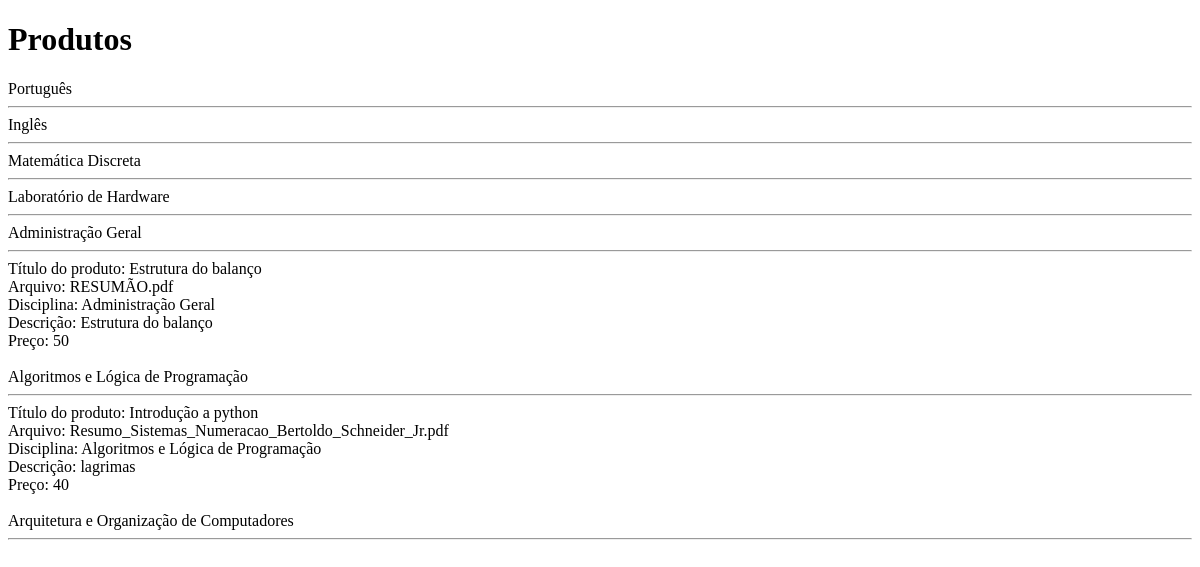
Before: /src/carousel/add-product/add-product/index.php with the older database file.
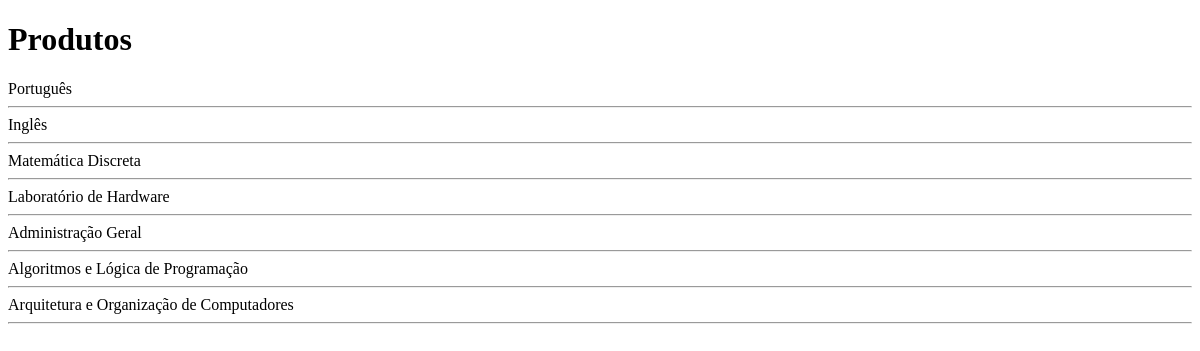
After: the same page with the newer database file.
### tables this page shows
CREATE TABLE `arquivos` (
  `id` int(11) NOT NULL,
  `nome_arquivo` varchar(100) NOT NULL,
  `caminho` varchar(255) NOT NULL,
  `disciplina` varchar(100) NOT NULL,
  `descricao` text NOT NULL,
  `extensao_arquivo` varchar(5) NOT NULL,
  `titulo_produto` varchar(250) NOT NULL,
  `preco` varchar(100) NOT NULL
);

### src/carousel/add-product/add-product/index.php (the view, shortened to what this page needs)
<?php
include_once("conexao.php");
?>
<!DOCTYPE html>
<html lang="pt-br">
	<head>
	</head>
		<h1>Produtos</h1>
		<?php
		echo "Português <br> <hr>";
		echo "Inglês <br> <hr>";
		echo "Matemática Discreta <br> <hr>";
		echo "Laboratório de Hardware <br> <hr>";
		echo "Administração Geral <br> <hr>";
		$result_usuarios = "SELECT * FROM arquivos WHERE disciplina = 'Administração Geral'";
		$resultado_usuarios = mysqli_query($conexao, $result_usuarios);
		while($row_usuario = mysqli_fetch_assoc($resultado_usuarios)){
			echo "Título do produto: " . $row_usuario['titulo_produto'] . "<br>";
			echo "Arquivo: " . $row_usuario['nome_arquivo'] . "<br>";
			echo "Disciplina: " . $row_usuario['disciplina'] . "<br>";
			echo "Descrição: " . $row_usuario['descricao'] . "<br>";
			echo "Preço: " . $row_usuario['preco'] . "<br> <br>";
		}
		echo "Algoritmos e Lógica de Programação <br> <hr>";
		$result_usuarios = "SELECT * FROM arquivos WHERE disciplina = 'Algoritmos e Lógica de Programação'";
		$resultado_usuarios = mysqli_query($conexao, $result_usuarios);
		while($row_usuario = mysqli_fetch_assoc($resultado_usuarios)){
			echo "Título do produto: " . $row_usuario['titulo_produto'] . "<br>";
			echo "Arquivo: " . $row_usuario['nome_arquivo'] . "<br>";
			echo "Disciplina: " . $row_usuario['disciplina'] . "<br>";
			echo "Descrição: " . $row_usuario['descricao'] . "<br>";
			echo "Preço: " . $row_usuario['preco'] . "<br> <br>";
		}
		echo "Arquitetura e Organização de Computadores <br> <hr>";
		?>
	</body>
</html>

Changed rows visible on the page:
removed arquivos: titulo_produto "Estrutura do balanço", nome_arquivo "RESUMÃO.pdf", disciplina "Administração Geral", descricao "Estrutura do balanço", preco "50", shown under "Produtos"
removed arquivos: titulo_produto "Introdução a python", nome_arquivo "Resumo_Sistemas_Numeracao_Bertoldo_Schneider_Jr.pdf", disciplina "Algoritmos e Lógica de Programação", descricao "lagrimas", preco "40"
